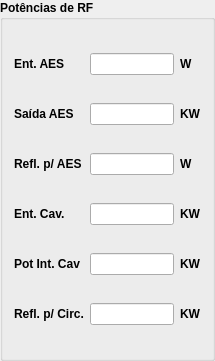
                    <widget class="QGroupBox" name="groupBox_10">
                     <property name="minimumSize">
                      <size>
                       <width>215</width>
                       <height>361</height>
                      </size>
                     </property>
                     <property name="maximumSize">
                      <size>
                       <width>215</width>
                       <height>361</height>
                      </size>
                     </property>
                     <property name="font">
                      <font>
                       <weight>75</weight>
                       <bold>true</bold>
                      </font>
                     </property>
                     <property name="title">
                      <string>Potências de RF</string>
                     </property>
                     <layout class="QGridLayout" name="gridLayout_7">
                      <item row="0" column="0">
                       <widget class="PyDMLabel" name="PyDMLabel_50">
                        <property name="toolTip">
                         <string/>
                        </property>
                        <property name="whatsThis">
                         <string/>
                        </property>
                        <property name="text">
                         <string>Ent. AES</string>
                        </property>
                       </widget>
                      </item>
                      <item row="0" column="1">
                       <widget class="PyDMLineEdit" name="le_input_aes_a_2">
                        <property name="toolTip">
                         <string/>
                        </property>
                        <property name="whatsThis">
                         <string>
    Writeable text field to send and display channel values
    </string>
                        </property>
                        <property name="readOnly">
                         <bool>true</bool>
                        </property>
                       </widget>
                      </item>
                      <item row="0" column="2">
                       <widget class="PyDMLabel" name="PyDMLabel_51">
                        <property name="font">
                         <font>
                          <weight>75</weight>
                          <bold>true</bold>
                         </font>
                        </property>
                        <property name="toolTip">
                         <string/>
                        </property>
                        <property name="whatsThis">
                         <string/>
                        </property>
                        <property name="text">
                         <string>W</string>
                        </property>
                       </widget>
                      </item>
                      <item row="1" column="0">
                       <widget class="PyDMLabel" name="PyDMLabel_52">
                        <property name="toolTip">
                         <string/>
                        </property>
                        <property name="whatsThis">
                         <string/>
                        </property>
                        <property name="text">
                         <string>Saída AES</string>
                        </property>
                       </widget>
                      </item>
                      <item row="1" column="1">
                       <widget class="PyDMLineEdit" name="le_output_aes_a_2">
                        <property name="toolTip">
                         <string/>
                        </property>
                        <property name="whatsThis">
                         <string>
    Writeable text field to send and display channel values
    </string>
                        </property>
                        <property name="readOnly">
                         <bool>true</bool>
                        </property>
                       </widget>
                      </item>
                      <item row="1" column="2">
                       <widget class="PyDMLabel" name="PyDMLabel_53">
                        <property name="font">
                         <font>
                          <weight>75</weight>
                          <bold>true</bold>
                         </font>
                        </property>
                        <property name="toolTip">
                         <string/>
                        </property>
                        <property name="whatsThis">
                         <string/>
                        </property>
                        <property name="text">
                         <string>KW</string>
                        </property>
                       </widget>
                      </item>
                      <item row="2" column="0">
                       <widget class="PyDMLabel" name="PyDMLabel_54">
                        <property name="toolTip">
                         <string/>
                        </property>
                        <property name="whatsThis">
                         <string/>
                        </property>
                        <property name="text">
                         <string>Refl. p/ AES</string>
                        </property>
                       </widget>
                      </item>
                      <item row="2" column="1">
                       <widget class="PyDMLineEdit" name="le_ref_aes_a_2">
                        <property name="toolTip">
                         <string/>
                        </property>
                        <property name="whatsThis">
                         <string>
    Writeable text field to send and display channel values
    </string>
                        </property>
                        <property name="readOnly">
                         <bool>true</bool>
                        </property>
                       </widget>
                      </item>
                      <item row="2" column="2">
                       <widget class="PyDMLabel" name="PyDMLabel_55">
                        <property name="font">
                         <font>
                          <weight>75</weight>
                          <bold>true</bold>
                         </font>
                        </property>
                        <property name="toolTip">
                         <string/>
                        </property>
                        <property name="whatsThis">
                         <string/>
                        </property>
                        <property name="text">
                         <string>W</string>
                        </property>
                       </widget>
                      </item>
                      <item row="3" column="0">
                       <widget class="PyDMLabel" name="PyDMLabel_56">
                        <property name="toolTip">
                         <string/>
                        </property>
                        <property name="whatsThis">
                         <string/>
                        </property>
                        <property name="text">
                         <string>Ent. Cav.</string>
                        </property>
                       </widget>
                      </item>
                      <item row="3" column="1">
                       <widget class="PyDMLineEdit" name="le_input_cav_a_2">
                        <property name="toolTip">
                         <string/>
                        </property>
                        <property name="whatsThis">
                         <string>
    Writeable text field to send and display channel values
    </string>
                        </property>
                        <property name="readOnly">
                         <bool>true</bool>
                        </property>
                       </widget>
                      </item>
                      <item row="3" column="2">
                       <widget class="PyDMLabel" name="PyDMLabel_57">
                        <property name="font">
                         <font>
                          <weight>75</weight>
                          <bold>true</bold>
                         </font>
                        </property>
                        <property name="toolTip">
                         <string/>
                        </property>
                        <property name="whatsThis">
                         <string/>
                        </property>
                        <property name="text">
                         <string>KW</string>
                        </property>
                       </widget>
                      </item>
                      <item row="4" column="0">
                       <widget class="PyDMLabel" name="PyDMLabel_58">
                        <property name="toolTip">
                         <string/>
                        </property>
                        <property name="whatsThis">
                         <string/>
                        </property>
                        <property name="text">
                         <string>Pot Int. Cav</string>
                        </property>
                       </widget>
                      </item>
                      <item row="4" column="1">
                       <widget class="PyDMLineEdit" name="le_pot_cav_a_2">
                        <property name="toolTip">
                         <string/>
                        </property>
                        <property name="whatsThis">
                         <string>
    Writeable text field to send and display channel values
    </string>
                        </property>
                        <property name="readOnly">
                         <bool>true</bool>
                        </property>
                       </widget>
                      </item>
                      <item row="4" column="2">
                       <widget class="PyDMLabel" name="PyDMLabel_59">
                        <property name="font">
                         <font>
                          <weight>75</weight>
                          <bold>true</bold>
                         </font>
                        </property>
                        <property name="toolTip">
                         <string/>
                        </property>
                        <property name="whatsThis">
                         <string/>
                        </property>
                        <property name="text">
                         <string>KW</string>
                        </property>
                       </widget>
                      </item>
                      <item row="5" column="0">
                       <widget class="PyDMLabel" name="PyDMLabel_60">
                        <property name="toolTip">
                         <string/>
                        </property>
                        <property name="whatsThis">
                         <string/>
                        </property>
                        <property name="text">
                         <string>Refl. p/ Circ.</string>
                        </property>
                       </widget>
                      </item>
                      <item row="5" column="1">
                       <widget class="PyDMLineEdit" name="le_ref_circ_a_2">
                        <property name="toolTip">
                         <string/>
                        </property>
                        <property name="whatsThis">
                         <string>
    Writeable text field to send and display channel values
    </string>
                        </property>
                        <property name="readOnly">
                         <bool>true</bool>
                        </property>
                       </widget>
                      </item>
                      <item row="5" column="2">
                       <widget class="PyDMLabel" name="PyDMLabel_61">
                        <property name="font">
                         <font>
                          <weight>75</weight>
                          <bold>true</bold>
                         </font>
                        </property>
                        <property name="toolTip">
                         <string/>
                        </property>
                        <property name="whatsThis">
                         <string/>
                        </property>
                        <property name="text">
                         <string>KW</string>
                        </property>
                       </widget>
                      </item>
                     </layout>
                    </widget>
